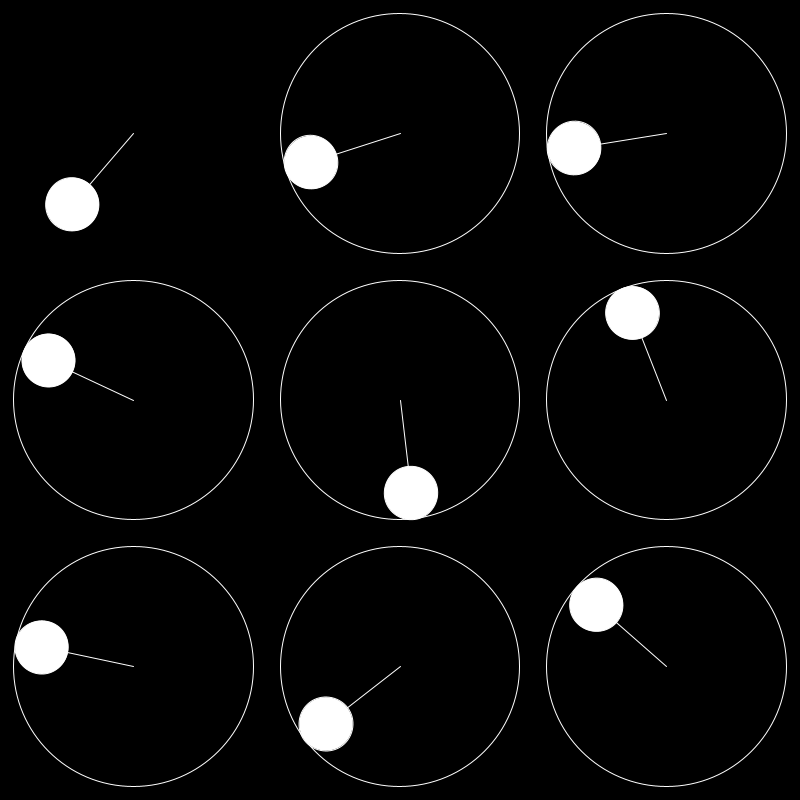
Frame 1 (no input)
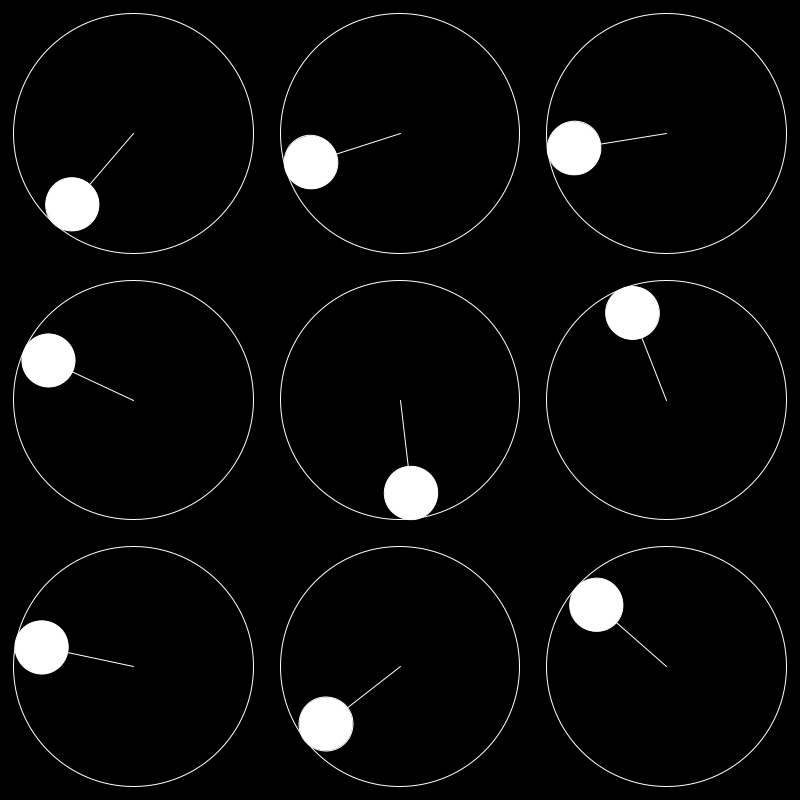
Frame 60 (the mouse pressed at the canvas centre just before this capture)
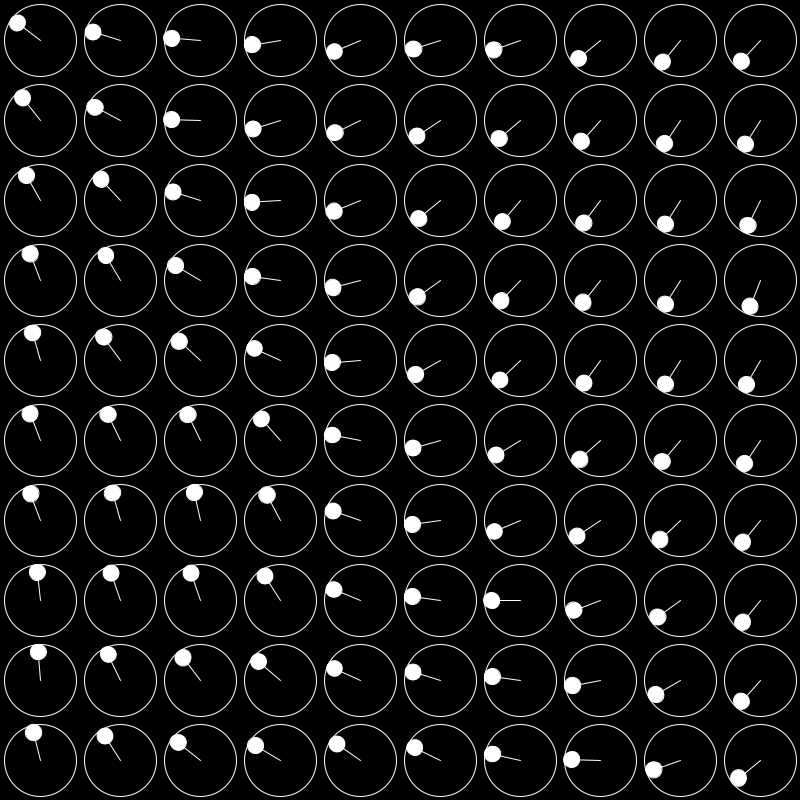
Frame 120 (the mouse held since frame 60 and released just before this capture)

The Processing sketch that drew these frames (run headless with seeded random() and noise(); from frame 60 on, the mouse is pressed at the canvas centre):

// Processing sketch: forAndRandomness
// ── forAndRandomness.pde

int tileNum;
int randomSeed = 0;
float noiseMult = 0.1;

void setup() {
  size(800, 800);
}

void draw() {
  randomSeed(randomSeed);
  background(0);
  tileNum = int(map(mouseX, 0, width, 3, 16 + 1));
  noiseMult = pow(10, map(mouseY, 0, height, -2, -4));
  float tileSize = width / float(tileNum);
  for (int row = 0; row < tileNum; row++) {
    for (int col = 0; col < tileNum; col++) {
      float rectX = tileSize * col;
      float rectY = tileSize * row;
      float centerX = rectX + tileSize * 0.5;
      float centerY = rectY + tileSize * 0.5;
      float noiseVal = noise(centerX * noiseMult, centerY * noiseMult);
      float lineEnd = tileSize * 0.9 * 0.39;
      
      fill(0);
      circle(centerX, centerY, tileSize * 0.9);
      
      pushMatrix();
      translate(centerX, centerY);
      rotate(radians(360 * noiseVal));
      stroke(255);
      line (0, 0, tileSize * 0.9 * 0.5, 0);
      fill(255);
      circle(lineEnd, 0, tileSize * 0.2);
      popMatrix();
    }
  }
}
